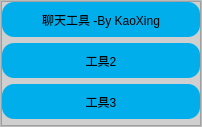
<?xml version="1.0" encoding="UTF-8"?>
<ui version="4.0">
 <class>mainWindow</class>
 <widget class="QMainWindow" name="mainWindow">
  <property name="geometry">
   <rect>
    <x>0</x>
    <y>0</y>
    <width>202</width>
    <height>127</height>
   </rect>
  </property>
  <property name="windowTitle">
   <string>主页面</string>
  </property>
  <widget class="QWidget" name="centralwidget">
   <property name="maximumSize">
    <size>
     <width>220</width>
     <height>145</height>
    </size>
   </property>
   <layout class="QGridLayout" name="gridLayout">
    <property name="leftMargin">
     <number>0</number>
    </property>
    <property name="topMargin">
     <number>0</number>
    </property>
    <property name="rightMargin">
     <number>0</number>
    </property>
    <property name="bottomMargin">
     <number>0</number>
    </property>
    <property name="spacing">
     <number>0</number>
    </property>
    <item row="0" column="0">
     <widget class="QFrame" name="frame_content">
      <property name="maximumSize">
       <size>
        <width>202</width>
        <height>127</height>
       </size>
      </property>
      <property name="styleSheet">
       <string notr="true">QFrame{
	background-color: rgb(243, 243, 243);
}</string>
      </property>
      <property name="frameShape">
       <enum>QFrame::StyledPanel</enum>
      </property>
      <property name="frameShadow">
       <enum>QFrame::Raised</enum>
      </property>
      <layout class="QHBoxLayout" name="horizontalLayout">
       <property name="spacing">
        <number>0</number>
       </property>
       <property name="leftMargin">
        <number>0</number>
       </property>
       <property name="topMargin">
        <number>0</number>
       </property>
       <property name="rightMargin">
        <number>0</number>
       </property>
       <property name="bottomMargin">
        <number>0</number>
       </property>
       <item>
        <widget class="QFrame" name="frame_manu">
         <property name="minimumSize">
          <size>
           <width>200</width>
           <height>0</height>
          </size>
         </property>
         <property name="maximumSize">
          <size>
           <width>200</width>
           <height>16777215</height>
          </size>
         </property>
         <property name="styleSheet">
          <string notr="true">QFrame{
	background-color: rgb(207, 207, 207);
}</string>
         </property>
         <property name="frameShape">
          <enum>QFrame::StyledPanel</enum>
         </property>
         <property name="frameShadow">
          <enum>QFrame::Raised</enum>
         </property>
         <layout class="QGridLayout" name="gridLayout_3">
          <property name="leftMargin">
           <number>0</number>
          </property>
          <property name="topMargin">
           <number>0</number>
          </property>
          <property name="rightMargin">
           <number>0</number>
          </property>
          <property name="bottomMargin">
           <number>0</number>
          </property>
          <item row="0" column="0">
           <widget class="QPushButton" name="pushButton_menu1">
            <property name="styleSheet">
             <string notr="true">QPushButton{
	background-color:rgb(0, 174, 236);
	border:none;
	height:35px;
	border-radius: 12px;
}
QPushButton::hover{
	background-color:rgb(65, 184, 131);
}</string>
            </property>
            <property name="text">
             <string>聊天工具 -By KaoXing</string>
            </property>
           </widget>
          </item>
          <item row="1" column="0">
           <widget class="QPushButton" name="pushButton_menu2">
            <property name="styleSheet">
             <string notr="true">QPushButton{
	background-color:rgb(0, 174, 236);
	border:none;
	height:35px;
	border-radius: 12px;
}
QPushButton::hover{
	background-color:rgb(65, 184, 131);
}</string>
            </property>
            <property name="text">
             <string>工具2</string>
            </property>
           </widget>
          </item>
          <item row="2" column="0">
           <widget class="QPushButton" name="pushButton_menu3">
            <property name="styleSheet">
             <string notr="true">QPushButton{
	background-color:rgb(0, 174, 236);
	border:none;
	height:35px;
	border-radius: 12px;
}
QPushButton::hover{
	background-color:rgb(65, 184, 131);
}</string>
            </property>
            <property name="text">
             <string>工具3</string>
            </property>
           </widget>
          </item>
          <item row="3" column="0">
           <spacer name="verticalSpacer">
            <property name="orientation">
             <enum>Qt::Vertical</enum>
            </property>
            <property name="sizeHint" stdset="0">
             <size>
              <width>20</width>
              <height>40</height>
             </size>
            </property>
           </spacer>
          </item>
         </layout>
        </widget>
       </item>
      </layout>
     </widget>
    </item>
   </layout>
  </widget>
 </widget>
 <resources/>
 <connections/>
</ui>
